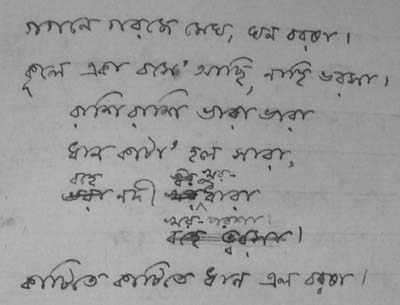
#> input picture HANDWRITTEN_OCR/DATA/test1.jpg, 400 x 305 px
$ python histrogram.py
#> lines starting #> are read from the running program, lines starting #| are printed output that depends on the picture; after the words box and inside, x2 and y2 are one past the last pixel; in counts of white or black regions, pixels touching at a corner belong together
import numpy as np
import cv2
import matplotlib.pyplot as plt
from PIL import Image, ImageDraw
from shapely.geometry import Point
from shapely.geometry import Polygon

# import load.py
img = cv2.imread('../DATA/test1.jpg', cv2.IMREAD_GRAYSCALE)
#> img is the input picture: shape (305, 400); min 35, max 190, mean 154.6
im = Image.open("../DATA/test1.jpg").convert("RGBA")
height = np.size(img, 0)
#> height = 305
width = np.size(img, 1)
#> width = 400
i = 0
j = 0
list_row = []
list_fqncy = []
while i < height:
    j = 0
    fqncy = 0
    while j < width:
        px = img[i, j]
        if px < 150:
            fqncy = fqncy + 1

        j = j + 1
    if i == 0:
        list_row.append(0)
        list_fqncy.append(fqncy)
    else:
        list_row.append(i)
        list_fqncy.append(fqncy)
    i = i + 1
#> this loop made 305 passes
#> after the loop, i = 305; list_fqncy = 305 values, max 279 at index 23, min 0 at index 258, mean 78.96; list_row = 305 values from 0 to 304
total = 0
row = 0

#print(list_fqncy)
for k in range(len(list_fqncy)):
    if list_fqncy[k] == 0:
        continue
    else:
        total = total + list_fqncy[k]
        row += 1
#> this loop made 305 passes
#> total on passes 1 to 12: 143, 285, 419, 551, 680, 815, 958, 1102, 1228, 1354, 1478, 1595
#> after the loop, row = 294; total = 24084
avr_fqncy = total / row
#> avr_fqncy = 81.92
avr_fqncy = avr_fqncy * 0.36
#> avr_fqncy = 29.49
# print(avr_fqncy)
list_belo_avr = np.array(list_fqncy)
#> list_belo_avr has the same summary as list_fqncy
ara_belo_avr = np.where(np.logical_and(list_belo_avr >= 0, list_belo_avr <= avr_fqncy))
belo_avr = ara_belo_avr[0]
#> belo_avr = 108 values from 51 to 304
print(belo_avr)
#| [ 51  52  53  54  55  97  98  99 100 101 102 103 128 129 130 131 132 133
#|  134 135 136 137 138 139 140 141 142 143 160 161 162 163 164 165 166 167
#|  168 169 172 184 185 186 187 202 203 204 205 206 207 208 209 210 211 212
#|  213 214 215 224 225 226 227 228 229 244 245 246 247 248 249 250 251 252
#|  253 254 255 256 257 258 259 260 261 262 263 264 265 266 267 268 269 270
#|  271 288 289 290 291 292 293 294 295 296 297 298 299 300 301 302 303 304]

# filtering  the rows


min_diff = 4

indexCount = 0;
start_index = []
end_index = []

firstIndex = True
for x in range(1, len(belo_avr)):

    if int(belo_avr[x]) - int(belo_avr[x - 1]) >= min_diff:
        end_index.append(belo_avr[x - 1])
        start_index.append(belo_avr[x])
#> this loop made 107 passes
#> after the loop, end_index = [55, 103, 143, 172, 187, 215, 229, 271]; start_index = [97, 128, 160, 184, 202, 224, 244, 288]

print("starting and ending index")
print(start_index)
#| [97, 128, 160, 184, 202, 224, 244, 288]
print(end_index)
#| [55, 103, 143, 172, 187, 215, 229, 271]


# filtering image
def line(row1, row2, x1, x2):
    print('x1=', x1, x2)
    while row1 <= row2:
        min_free = 100
        free = 0
        # print(row1," ")
        while x1 <= x2:
            px = img[row1, x1]
            # print(x1)
            if px < 100:
                free = free + 1
            x1 = x1 + 1
        if min_free > free:
            min_free = free
            min_row = row1
        # cv2.line(img, (x1, min_row), (x2, min_row), (0, 0, 0))
        row1 += 1
        # print(x1," ",x2," ",min_row)
        # cv2.line(img, (x1, min_row), (x2, min_row), (0, 0, 0))


def getFreq(row, x1, x2):
    frq = 0
    while (x1 <= x2):
        if (img[row, x1] < 100):
            frq += 1
        x1 += 1
    return frq


list_cut_points = []


def drawLine(prvEnd, nxtStrt, x1, x2):
    lmt = 0
    pe = prvEnd
    # print("called" , prvEnd , nxtStrt)
    while (getFreq(pe, x1, x2) > lmt and pe < nxtStrt):
        # print(" ---> " , getFreq(pe , x1 , x2), pe)
        pe += 1
    ns = nxtStrt
    while (getFreq(ns, x1, x2) > lmt and ns > prvEnd): ns -= 1

    if (ns >= pe):
        min_row = (ns + pe) / 2
    else:
        min_row = (prvEnd + nxtStrt) / 2

    # print(" =====> " , x1 , x2 , min_row)
    min_row = int(min_row)

    cv2.line(img, (x1, min_row), (x2, min_row), (0, 0, 0))
    return [(x1, min_row), (x2, min_row)]


# cut line
def linecut(line_start, line_end, name):
    # print("called" , name)
    imArray = np.asarray(im)

    # create mask
    polygon = line_start
    i = len(line_end) - 1
    while i >= 0:
        polygon.append(line_end[i])
        i -= 1
    print(polygon)
    print(imArray.shape)
    maskIm = Image.new('L', (imArray.shape[1], imArray.shape[0]), 0)
    ImageDraw.Draw(maskIm).polygon(polygon, outline=1, fill=1)
    mask = np.array(maskIm)

    # assemble new image (uint8: 0-255)
    newImArray = np.empty(imArray.shape, dtype='uint8')

    # colors (three first columns, RGB)
    newImArray[:, :, :3] = imArray[:, :, :3]
    # print(newImArray)
    # transparency (4th column)
    newImArray[:, :, 3] = mask * 255

    # back to Image from numpy
    newIm = Image.fromarray(newImArray, "RGBA")
    newIm.save("../SAVE/" + str(name) + ".png", "PNG")


# calculation of function value
uper_line = [(0, 0), (width, 0)]
#> uper_line = [(0, 0), (400, 0)]
last = 0
low_line = []
for start in range(len(start_index) - 1):
    last = start
    row1 = start_index[start]
    row2 = end_index[start + 1]
    pre_w = 0
    test = True
    for x in range(row1, row2, 1):
        if (list_fqncy[x]) == 0:
            low_line = low_line + [(0, x), (width, x)]
            linecut(uper_line, low_line, start)
            uper_line.clear()
            test = False
            break
    if test == False:
        for y in range(len(low_line)):
            uper_line.append(low_line[y])
            #    print("uper_line=",uper_line)

    if test == True:
        for w in range(10, width, 10):
            # print(row1, " ", row2, " ", pre_w, " ", w)
            list_cut_points = list_cut_points + drawLine(row1, row2, pre_w, w)
            # print("points=",list_cut_points)
            pre_w = w
        for y in range(len(list_cut_points)):
            low_line.append(list_cut_points[y])
            # print("==>",low_line)
        # print("===>",low_line)
        linecut(uper_line, low_line, start)
        uper_line.clear()
        # list_cut_points.clear()
    #        print("=>",low_line)
    for y in range(len(low_line)):
        uper_line.append(low_line[y])
    # print(uper_line)
    list_cut_points.clear()
    low_line.clear()
#> this loop made 7 passes
#> (last, row1, row2) on pass 1: (0, 97, 103)
#> (printed output is left out)
#> pass 1, in linecut, `mask = np.array(maskIm)`:
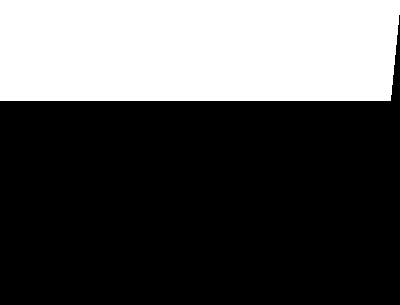
#> mask: shape (305, 400); values 0 (black) and 1 (white), 32.8% white; 1 white region, box (x1, y1, x2, y2) and area: (0, 0, 400, 101) 39986
#> pass 1, in linecut, `newIm = Image.fromarray(newImArray, "RGBA")`:
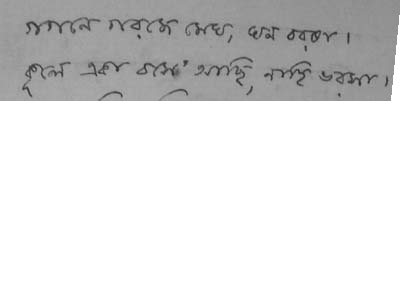
#> newIm: PIL image 400x305 RGBA; mean R, G, B, A 154.6, 154.6, 154.6, 83.6; transparent parts drawn white
low_line = [(0, height), (width, height)]
linecut(uper_line, low_line, last + 1)
#> the loop in linecut (call 8), `while i >= 0:` made 2 passes
#> in linecut (call 8), `ImageDraw.Draw(maskIm).polygon(polygon, outline=1, fill=1)`:
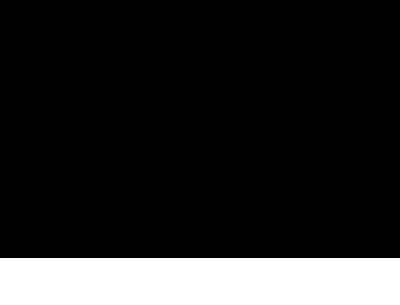
#> maskIm: PIL image 400x305 L; values 0 (black) and 1 (white), 15.4% white; 1 white region, box (x1, y1, x2, y2) and area: (0, 258, 400, 305) 18800
#> in linecut (call 8), `newImArray[:, :, :3] = imArray[:, :, :3]`:
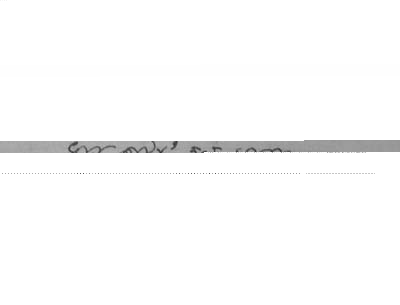
#> newImArray: shape (305, 400, 4); mean R, G, B, A 154.6, 154.6, 154.6, 10.2; transparent parts drawn white
#> in linecut (call 8), `newImArray[:, :, 3] = mask * 255`:
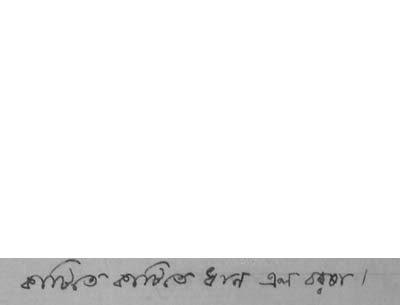
#> newImArray: shape (305, 400, 4); mean R, G, B, A 154.6, 154.6, 154.6, 39.3; transparent parts drawn white

# cv2.imshow("ima",im)
'''liists_avr=[]
for i in list_fqncy:
    if i<5:
        liists_avr=liists_avr+list_fqncy[i]
        continue
    elif i>len(list_fqncy)-6:

        continue
    avr=0
    j=i-4
    while 1:
        avr=avr+list_fqncy[j]
        j+=1
        if j==i+4:
            continue
    avr=avr/9
    liists_avr[i]=avr
print(liists_avr)'''
for i in range(height):
    if list_fqncy[i] == 0:
        cv2.line(img, (0, i), (width, i), (0, 0, 0))
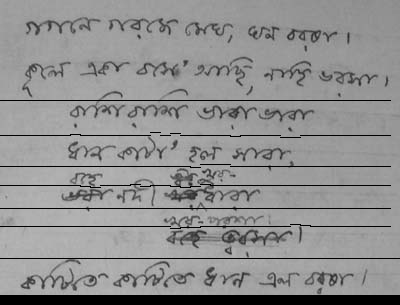
#> img: shape (305, 400); 5.55% of pixels changed, all inside (x1, y1, x2, y2) = (0, 100, 400, 305)
'''    elif list_fqncy[i]>0 and list_fqncy[i]<7:
        line()'''
'''plt.bar(list_row,liists_avr,lebel='balta')
plt.show()'''
plt.bar(list_row, list_fqncy, label='histogram')
plt.xlabel('row_no')
plt.ylabel('frequency of black pixels')
plt.title('histogram')
plt.show()
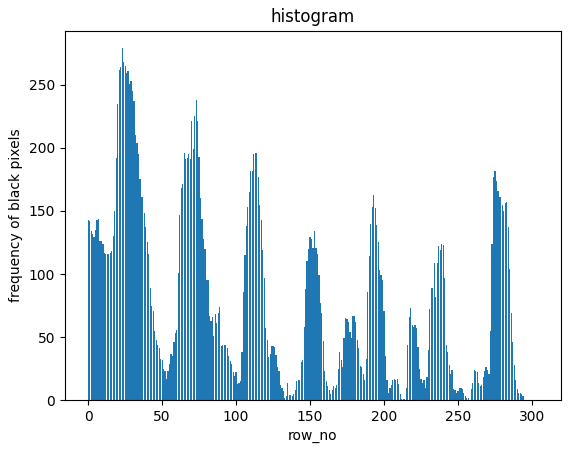
#> figure drawn by matplotlib, 1 panel; tallest bar 279 high, from x = 22.6 to 23.4
"print(height," ",width)"
plt.imshow(img, cmap='gray', interpolation='bicubic')
plt.show()
